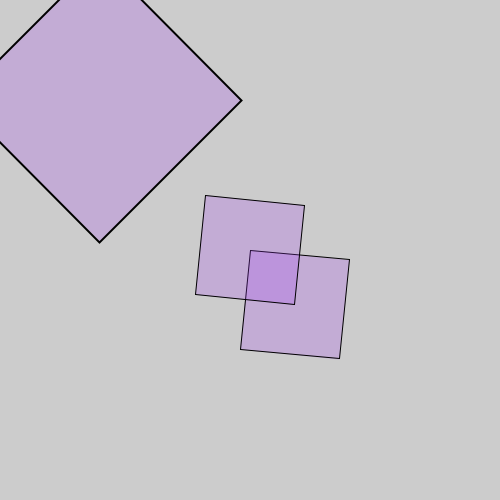
Frame 1 (no input)
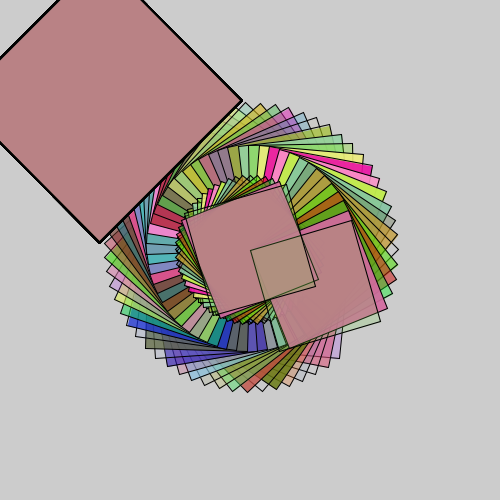
Frame 60 (the mouse pressed at the canvas centre just before this capture)
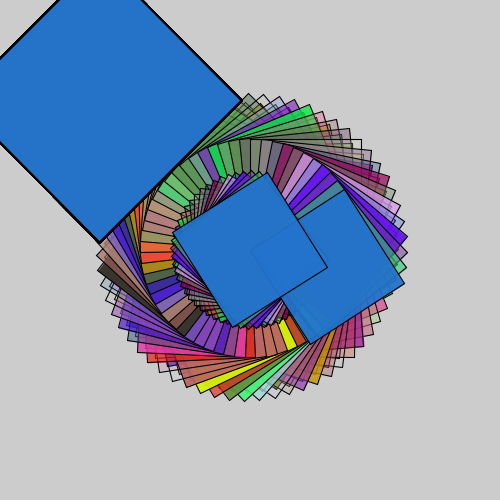
Frame 120 (the mouse held since frame 60 and released just before this capture)

The Processing sketch that drew these frames (run headless with seeded random() and noise(); from frame 60 on, the mouse is pressed at the canvas centre):

// Processing sketch: processing_129096
// ── processing_129096.pde

float rad = 0.0;
float s = 1.0;

void setup()
{
  size(500, 500);
}

void draw()
{
  rad = rad + 0.1;
  s = s + 0.001;
  fill(random(255), random(255), random(255), random(255));
  
  pushMatrix();
  
  translate(width/2, height/2);
  rotate(rad);
  scale(s);
  
  rectMode(CORNER);
  rect(0, 0, 100, 100);
  
  rectMode(CENTER);
  rect(0, 0, 100, 100);
  
  popMatrix();
  
  
  pushMatrix();
  
  translate(100, 100);
  rotate(radians(45));
  scale(2);
  rectMode(CENTER);
  rect(0, 0, 100, 100);
  
  popMatrix();
}
